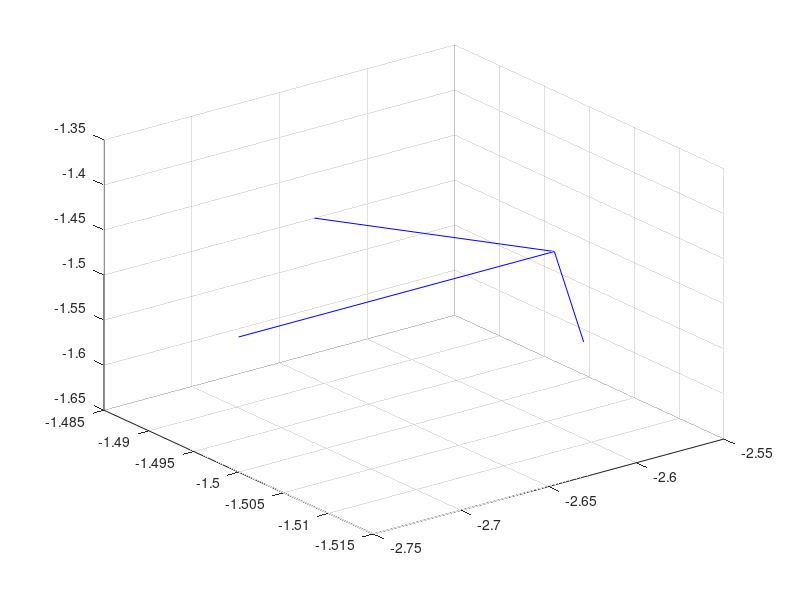

This figure's MATLAB source: (Note: this script raises an error after producing the figure.)
%% Calculates the periodic green's function for just one point,
% arbitrary lattice - not yet
clear eps1
global eps1

% First, define the lattice (columns vectors)
bv = [1 .5 0; 0 1 0; 0 0 1];
x0 = [.25,.5,.5
      .75,.5,.5]';
x = [.5;.75,;.5];
xh0 = x0;
xh0(:,1) = x-x0(:,1);
xh0(:,2) = x-x0(:,2);

% reciprocal basis vectors
kv = bv;
tau = dot(cross(bv(:,1),bv(:,2)),bv(:,3));
kv(:,1) = 2*pi/tau*cross(bv(:,2),bv(:,3));
kv(:,2) = 2*pi/tau*cross(bv(:,3),bv(:,1));
kv(:,3) = 2*pi/tau*cross(bv(:,1),bv(:,2));

eps1 = pi^0.5/tau^(1/3); % 10

f= [1,0,0
   -1,0,0]';
n = [0;1;0];

%% Calculate them. Calculate force at one point between two forces
bxs = 2;
bxt = bxs;
ucv = zeros(3,bxt);
uu=[0;0;0];
Gt = zeros(bxt,bxt,bxt);
Gt2 = Gt;
% Loop to check convergence with number  of boxes

for bxs = bxt:bxt
G = zeros(3,3,2);
Gh = G;
Gr = G;
Tr=  Gr;
GG = G;
TT = G;
uu=[0;0;0];
% clf
% Loop over point forces
for ps = 1:2
for i = -bxs:bxs
    for j = -bxs:bxs
        for k = -bxs:bxs
            
%           First we calculate the real space part
%           Get current distance and use with real space 
            rc = i*bv(:,1) + j*bv(:,2) + k*bv(:,3);
            xn = (x - x0(:,ps)) + rc;
            
%           Plot points (better with few boxes)
%             if(k==0)
                if(ps==1)
                    scatter3(x0(1,ps)+rc(1), x0(2,ps)+rc(2),x0(3,ps)+rc(3),'b')
                    quiver3 (x0(1,ps)+rc(1), x0(2,ps)+rc(2),x0(3,ps)+rc(3),0.2,0,0,'b')
                    hold on
                    drawnow
                else
                    scatter3(x0(1,ps)+rc(1), x0(2,ps)+rc(2),x0(3,ps)+rc(3),'r')
                    quiver3 (x0(1,ps)+rc(1), x0(2,ps)+rc(2),x0(3,ps)+rc(3),-0.2,0,0,'r')
                    drawnow
                    axis([-1,2,-1,2,-1,2])
                    pbaspect([1,1,1])
                end
%             end
            
%           Doing both Poz and Hasimoto
            G(:,:,ps)  = G(:,:,ps)  +  shortG(xn);
            Gh(:,:,ps) = Gh(:,:,ps) + HshortG(xn);
            
%           Now get the Fourier wave number associated with this box
%           Use that to get the Fourier part
            kc = i*kv(:,1) + j*kv(:,2) + k*kv(:,3);
            if(~(i==0 && j==0 && k==0))
                G(:,:,ps)  = G(:,:,ps)  +  specG(kc)/tau*cos(dot(kc,xh0(:,ps)));
                Gh(:,:,ps) = Gh(:,:,ps) + HspecG(kc)/tau*cos(dot(kc,xh0(:,ps)));
                
%               Just doing 3d fourier transform on real spectral
%                 tmp = specG(kc)/tau*exp(-1i*dot(kc,xh0(:,ps)));
%                 Gt2(i+bxt+1,j+bxt+1,k+bxt+1)= tmp(1,1);
            end
            
%           Also doing the real space one for comparison
            Gr(:,:,ps) = Gr(:,:,ps) + Gij(xn);%eye(3)/norm(xn) + xn*xn'/norm(xn)^3;
            Tr(:,:,ps) = Tr(:,:,ps) + Tij(xn,n);
            
            
%           To check consistency with real space one            
%             G(:,:,ps)  = G(:,:,ps)  +  shortG(xn);
%             G(:,:,ps)  = G(:,:,ps)  +  specRealG(xn);

%           Just doing 3d fourier transform on real spectral
%             tmp = specG(kc)/tau*exp(-1i*dot(kc,xh0(:,ps)));
%             Gt(i+bxt+1,j+bxt+1,k+bxt+1) = tmp(1,1);

%           Just calc vel (real then fourier)
            A = HshortG(xn);
            uu = uu + A*f(:,ps);
            
            B = HspecG(kc);
            if(i==0 && j==0 && k==0); B(:)=0; end
            q = cos(dot(kc,(x - x0(:,ps))));
            z = q*f(:,ps);
            uu = uu + B*z/tau;
            
        end
    end
end
GG(:,:,ps) = Gijp(xh0(:,ps),bxt,bv,eps1);
TT(:,:,ps) = Tijp(xh0(:,ps),bxt,bv,eps1,n);
end
% scatter3(x(1),x(2),x(3));
% hold off
u = G(:,:,1)*f(:,1) + G(:,:,2)*f(:,2);
ucv(1,bxs) = real(u(2));

u = Gh(:,:,1)*f(:,1) + Gh(:,:,2)*f(:,2);
ucv(2,bxs) = real(u(2));

u = Gr(:,:,1)*f(:,1) + Gr(:,:,2)*f(:,2);
ucv(3,bxs) = real(u(2));


end

% HERE'S WHAT''S HAPPENING WITH THE BRUTE FORCE REAL SPACE:
% In this situation, if we have slanted boxes that are made so it is
% periodic in a way that all but one of the velocities will be unbounded,
% the asymmetry in the boxes/particle location means that there will be one
% set of point forces closer than others. Usually these will balance, but
% the skew of the boxes makes it so they don't at a given truncation (it
% would probably work better to just do like a spherical cutoff, but we 
% won't use this method anyways so it doesn't matter). Adding more k-layers
% multiplies these errors, but I believe it should actually converge

u = G(:,:,1)*f(:,1) + G(:,:,2)*f(:,2);
disp(real(u'))
disp(real(Gh(:,:,1)*f(:,1) + Gh(:,:,2)*f(:,2))')
disp(real(GG(:,:,1)*f(:,1) + GG(:,:,2)*f(:,2))')
disp(uu')
disp(real(Gr(:,:,1)*f(:,1) + Gr(:,:,2)*f(:,2))')

% disp(real(TT(:,:,1)*f(:,1) + TT(:,:,2)*f(:,2))')
%% Try ust calculating velocity first?? Try
% u = [0;0;0];
% u2 = u;
% f = [1;0;0];
% f(:,2) = [-1+1;0;0];
% x0 = [.5;.5;.5];
% x02 = [.75;.5;.5];
% x0(:,2) = x02;
% x0(:,3) = [.625;.5;.5];
% V = 1;
% it = 1;
% uSR = zeros(41*41*41-1,1);
% uSM = uSR;
% ur = uSM;
% r = uSR;
% Gij2 = zeros(3,3,2);
% Gij3 = Gij2;
% 
% for i = -25:25
%     for j = -25:25
%         for k = -25:25
%             for pp = 1:1
%             if (i==0 && j==0 && k==0 && pp==1);continue;end
%             if(pp==1);it = it+1;end
% %           Vectors (real and reciprocal)            
%             p = [i;j;k];
%             kv= 2*pi*[i;j;k];
%             
% %           Real part
%             A = shortG(p + x0(:,1) - x0(:,pp));
% %           Reciprocal part
%             B = specG(kv);
%             if (i==0 && j==0 && k==0);B(:)=0;end
%             
% %           Add in contributions
%             tmp =  A*f(:,pp);
%             uSR(it) = tmp(1);
%             u = u + A*f(:,pp);
%              
%             tmp = exp(-norm(kv)^2/4/eps1^2)/V*B*f(:,pp)*exp(-1i*dot(kv,x0(:,1) - x0(:,pp)));
%             uSM(it) = tmp(1);
%             u = u + B/V*f(:,pp)*exp(-1i*dot(kv,x0(:,1) - x0(:,pp)));
%             if isnan(u(1))
%                 disp('?')
%             end
%             
%             r(it) = norm(p);
% %           Normal sum??
%             tmp = Gij(p + x0(:,1) - x0(:,pp))*f;
%             ur(it) = tmp(1);
% %             u2 = u2 + Gij(p + x0(:,1) - x0(:,pp))*f(:,pp);
%             
% %           Just doing the Green's fn
%             Gij2(:,:,pp) = Gij2(:,:,pp) ...
%                          + B/V*exp(-1i*dot(kv,x0(:,1) - x0(:,pp))) ...
%                          + A;
%             Gij3(:,:,pp) = Gij3(:,:,pp) + Gij(p + x0(:,1) - x0(:,pp));
%             end
%         end
%     end
% end
% % Self-interaction
% us = 8*eps1/sqrt(pi)*f(:,1);
% u = u -us;
% uwu = Gij2(:,:,1)*f(:,1) + Gij2(:,:,2)*f(:,2) - us;
% 
% 
% %% Velocity purely with Fourier, e.g. in Poz
% V = 1;
% it = 0;
% uSR = zeros(41*41*41-1,1);
% uSM = uSR;
% ur = uSM;
% r = uSR;
% G = zeros(3,3);
% x0 = [0.5;0.5;0.5];
% it = 0;
% for i = -20:20
%     for j = -20:20
%         for k = -20:20
%             if (i==0 && j==0 && k==0);continue;end
%             it = it+1;
%             kl= 2*pi*[i;j;k];
%             Gijl = fourG(kl)/dot(cross([1;0;0],[0;1;0]),[0;0;1]);
%             G = G + Gijl*exp(-1i*dot(kl,x0));
%             tst(it) = Gijl(1)*exp(-1i*dot(kl,x0));
%             r(it) = norm(kl);
%         end
%     end
% end
% 
% 
% %% Do for the Green's function 2/r
% G = 0;
% G2= 0;
% x0 = [.5;.5;.5];
% V = 1;
% it = 0;
% GSR = zeros(41*41*41-1,1);
% GSM = GSR;
% Gr = GSM;
% r = GSR;
% eps1 = 0.1;
% for i = -20:20
%     for j = -20:20
%         for k = -20:20
%             if (i==0 && j==0 && k==0);continue;end
%             it = it+1;
%             p = [i;j;k];
%             kv= [i;j;k]*2*pi;
%             
%             G = G + rspecG(kv)/V;
%             G = G + rshortG(p);
%             G2 = G2 + 2/norm(p);
%             r(it) = norm(p);
%             GSM(it) = rspecG(kv)/V;
%             GSR(it) = rshortG(p);
%             Gr(it) = 2/norm(p);
%         end
%     end
% end

%% Green's function functions

% Pozrikidis real portion
function G = shortG(x)
global eps1
r = norm(x);
er = r*eps1;
C = erfc(er) + 2/sqrt(pi)*(2*er^2 - 3)*er*exp(-er^2);
D = erfc(er) + 2/sqrt(pi)*(1 - 2*er^2)*er*exp(-er^2);
G = eye(3)*C/r + x*x'*D/r^3;
end

% Poz Fourier portion
function G = specG(k)
global eps1
kn = norm(k);
w = kn/eps1;
G = 8*pi/eps1^4*(1/w^4 + 1/4/w^2 + 1/8)*(kn^2*eye(3) - k*k')*exp(-w^2/4);
end

% Hasimotos
function G = HshortG(x)
global eps1
r = norm(x);
er = r*eps1;
C = erfc(er) - 2/sqrt(pi)*er*exp(-er^2);
D = erfc(er) + 2/sqrt(pi)*er*exp(-er^2);
G = eye(3)*C/r + x*x'*D/r^3;
end

function G = HspecG(k)
global eps1
kn = norm(k);
w = kn/eps1;
G = 8*pi/eps1^4*(1/w^4 + 1/4/w^2      )*(kn^2*eye(3) - k*k')*exp(-w^2/4);
end



%% Random strange other Green's functions


% function G = rshortG(x)
% global eps1
% r = norm(x);
% er = eps1*r;
% G = 2/r*(2*er/sqrt(pi)*exp(-er^2)*(er^2-2) + erfc(er));
% end

% function G = rspecG(k)
% global eps1
% kn = norm(k);
% w = kn/eps1;
% G = 8*pi/kn^2*(1/w^4 + 1/4/w^2 + 1/8)*exp(-w^2/4)*1; % 1 for now since no sum
% end

% More general version: screens, takes derivatives, and only plugs in the 
% form of the split at the end, useful for spectral - real
% function G = shortG_der(x)
% global eps1
% r = norm(x);
% er = r*eps1;
% fp = erfc(er) - 2*er*exp(-er^2)/sqrt(pi);
% fppr= -4*er*exp(-er^2)/sqrt(pi) + 4*er^3*exp(-er^2)/sqrt(pi);
% C = fppr + fp;
% D = fp - fppr;
% G = eye(3)*C/r + x*x'*D/r^3;
% end
% 
% function G = specRealG(x)
% global eps1
% r = norm(x);
% er = r*eps1;
% fp = erf(er) + 2*er*exp(-er^2)/sqrt(pi);
% fppr= 4*er*exp(-er^2)/sqrt(pi) - 4*er^3*exp(-er^2)/sqrt(pi);
% C = fppr + fp;
% D = fp - fppr;
% G = eye(3)*C/r + x*x'*D/r^3;
% end


% function Gh = specG(k,x0) %%% STRANGE STUFF HERE
% global eps1
% kn = norm(k);
% w = kn/eps1;
% G = 8*pi/eps1^4*(1/w^4 + 1/4/w^2 + 1/8)*(kn^2*eye(3) - k*k');
% end

% function Gh = specG(k) %%% STRANGE STUFF HERE
% global eps1
% w = norm(k)/eps1;
% kn = norm(k);
% Gh = 8*pi/(kn^2)*(eye(3) - k*k'/kn^2)*(1 + 1/4*w^2 + 1/8*w^4)*exp(-1/4*w^2);
% end


